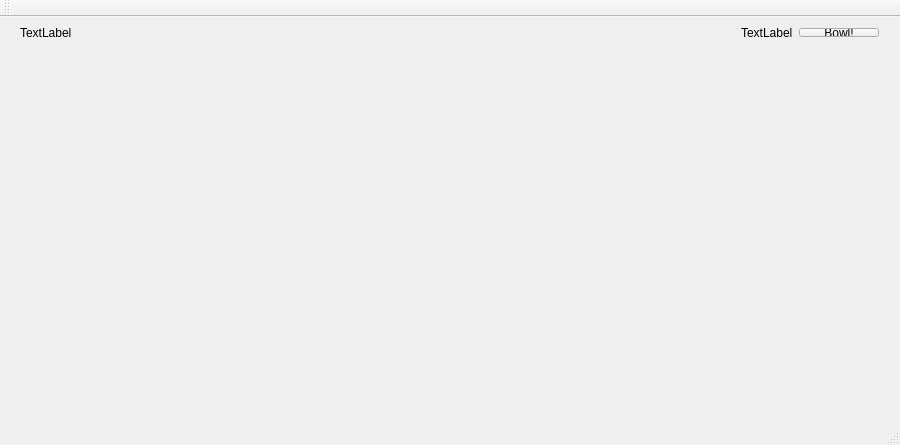
<?xml version="1.0" encoding="UTF-8"?>
<ui version="4.0">
 <class>MainWindow</class>
 <widget class="QMainWindow" name="MainWindow">
  <property name="geometry">
   <rect>
    <x>0</x>
    <y>0</y>
    <width>900</width>
    <height>445</height>
   </rect>
  </property>
  <property name="windowTitle">
   <string>MainWindow</string>
  </property>
  <widget class="QWidget" name="centralWidget">
   <widget class="QWidget" name="horizontalLayoutWidget">
    <property name="geometry">
     <rect>
      <x>9</x>
      <y>0</y>
      <width>881</width>
      <height>31</height>
     </rect>
    </property>
    <layout class="QHBoxLayout" name="horizontalLayout">
     <item>
      <widget class="QLabel" name="current_winner">
       <property name="text">
        <string>TextLabel</string>
       </property>
      </widget>
     </item>
     <item>
      <spacer name="horizontalSpacer_2">
       <property name="orientation">
        <enum>Qt::Horizontal</enum>
       </property>
       <property name="sizeHint" stdset="0">
        <size>
         <width>40</width>
         <height>20</height>
        </size>
       </property>
      </spacer>
     </item>
     <item>
      <widget class="QLabel" name="currentBowler">
       <property name="text">
        <string>TextLabel</string>
       </property>
      </widget>
     </item>
     <item>
      <widget class="QPushButton" name="bowl">
       <property name="text">
        <string>Bowl!</string>
       </property>
      </widget>
     </item>
    </layout>
   </widget>
   <widget class="QWidget" name="verticalLayoutWidget">
    <property name="geometry">
     <rect>
      <x>9</x>
      <y>39</y>
      <width>881</width>
      <height>331</height>
     </rect>
    </property>
    <layout class="QVBoxLayout" name="verticalLayout"/>
   </widget>
  </widget>
  <widget class="QMenuBar" name="menuBar">
   <property name="geometry">
    <rect>
     <x>0</x>
     <y>0</y>
     <width>900</width>
     <height>25</height>
    </rect>
   </property>
  </widget>
  <widget class="QToolBar" name="mainToolBar">
   <attribute name="toolBarArea">
    <enum>TopToolBarArea</enum>
   </attribute>
   <attribute name="toolBarBreak">
    <bool>false</bool>
   </attribute>
  </widget>
  <widget class="QStatusBar" name="statusBar"/>
 </widget>
 <layoutdefault spacing="6" margin="11"/>
 <resources/>
 <connections/>
</ui>
